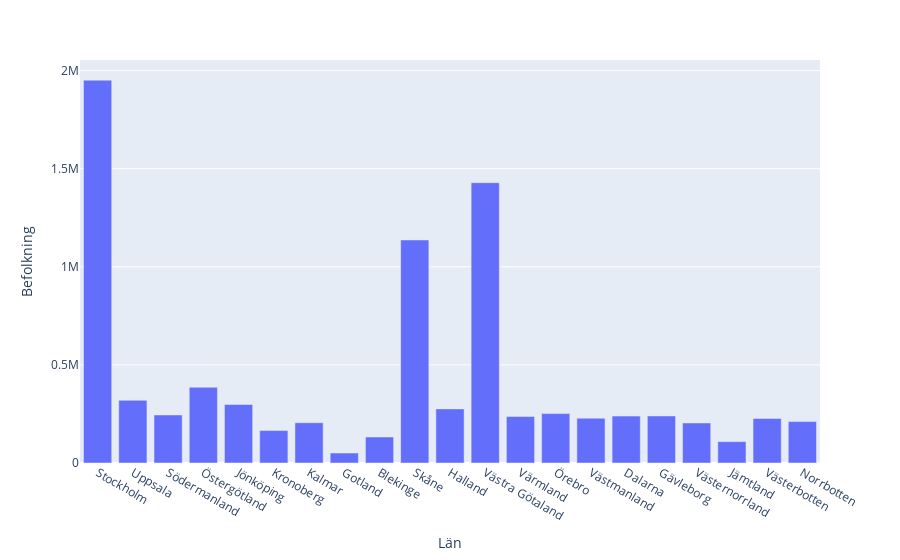

Source (notebook cell):
### Code cell
# With plotly express
fig = px.bar(
    vaccine_per_laen,
    x='Län', y=['Befolkning']
)
fig.show()

### Figure 1 — Plotly figure (JSON) as saved in the notebook; plotly's stock layout.template omitted (floating-point values rounded to 4 significant figures)
{"data": [{"alignmentgroup": "True", "hovertemplate": "Län=%{x}<br>Befolkning=%{y}<extra></extra>", "legendgroup": "", "marker": {"color": "#636efa", "pattern": {"shape": ""}}, "name": "", "offsetgroup": "", "orientation": "v", "showlegend": false, "textposition": "auto", "type": "bar", "x": ["Stockholm", "Uppsala", "Södermanland", "Östergötland", "Jönköping", "Kronoberg", "Kalmar", "Gotland", "Blekinge", "Skåne", "Halland", "Västra Götaland", "Värmland", "Örebro", "Västmanland", "Dalarna", "Gävleborg", "Västernorrland", "Jämtland", "Västerbotten", "Norrbotten"], "xaxis": "x", "y": [1951266, 319391, 244962, 385978, 298157, 165291, 205281, 50863, 132463, 1136603, 275840, 1428628, 236675, 251671, 228378, 238920, 239812, 204091, 108953, 227145, 211129], "yaxis": "y"}], "layout": {"barmode": "relative", "legend": {"tracegroupgap": 0}, "margin": {"t": 60}, "xaxis": {"anchor": "y", "domain": [0, 1], "title": {"text": "Län"}}, "yaxis": {"anchor": "x", "domain": [0, 1], "title": {"text": "Befolkning"}}}}
